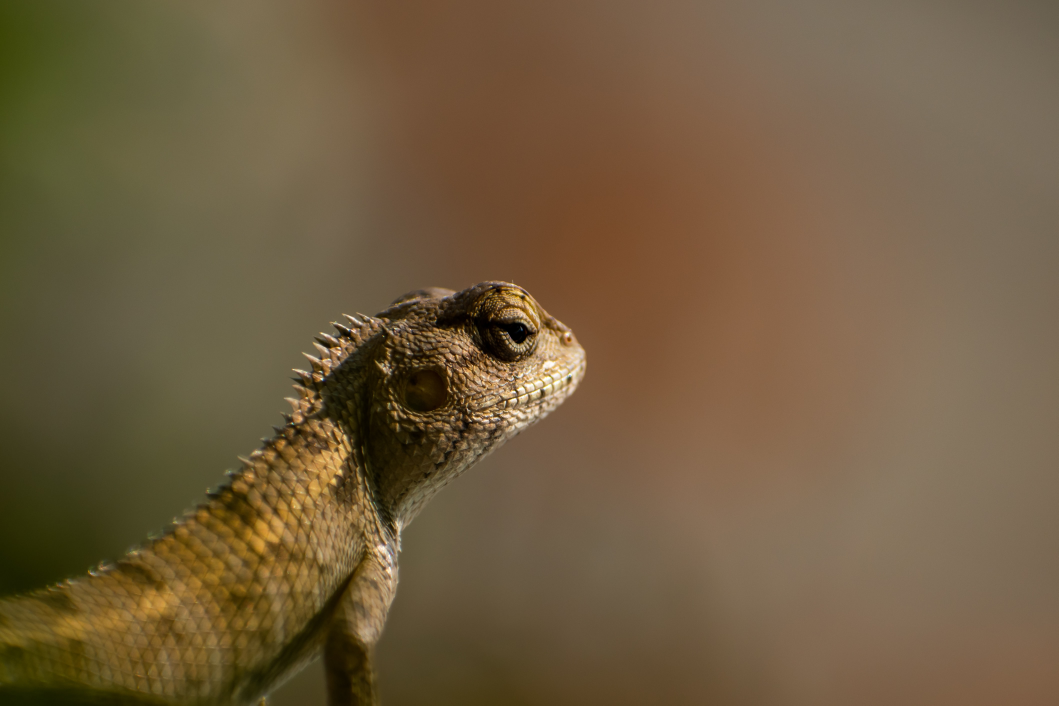
#> input picture src/img/citra.jpg, 4233 x 2822 px, found by its file name (shown at 1/4 size)
$ jupyter execute --allow-errors notebook.ipynb
#> lines starting #> are read from the running program, lines starting #| are printed output that depends on the picture; after the words box and inside, x2 and y2 are one past the last pixel; in counts of white or black regions, pixels touching at a corner belong together
### src/notebook/util.py
"""Modul Utilitas

Modul yang digunakan untuk menyimpan segala utilitas"""

from abc import ABC, abstractmethod
import numpy as np
import random

class Randomizer(ABC):
  """Base Class Randomizer"""

  @abstractmethod
  def random(self) -> int:
    pass

  @abstractmethod
  def reset():
    pass

class LCG(Randomizer):
  """Kelas LCG sebagai pembangkit angka acak"""

  # [12 lines left out: functions __init__, random, not called in this run]

  def reset(self):
      self.__x = self.__x0

class NumberIterator(Randomizer):
  """Kelas Pencacah bilangan bulat"""

  # [10 lines left out: functions __init__, random, not called in this run]

  def reset(self):
      self.__x = self.__x0

# [85 lines left out: functions color_coeff, rel_luminance, contrast_ratio, string2list, insert_message, extract_message, not called in this run]

def matrixto1d(arr: np.ndarray):
  return arr.copy().flatten()

def arr1dtomatrix(arr: np.ndarray, m, n):
  return arr.copy().reshape((m,n))

def get_lowest_multiplier(m):
  isDiv4 = (m % 4 == 0)
  i = 2
  factorMultiply = 1

  while i * i <= m:
    if m % i:
      i += 1
    else:
      m //= i
      factorMultiply *= i

      while m % i == 0:
        m //= i

  if m > 1:
    factorMultiply *= m

  if isDiv4:
    factorMultiply <<= 1

  return factorMultiply + 1

def get_b(m):
  num = 1

  while m % num == 0:
    num = random.randint(2,m)

  return num

# [24 lines left out: function lsb_copyer, not called in this run]

### src/notebook/notebook.ipynb
<a href="https://colab.research.google.com/github/bayusamudra5502/Matdis-Steganografi/blob/main/src/notebook/notebook.ipynb" target="_parent"></a>

# Penerapan Pembangkit Bilangan Acak dalam Steganografi

**Oleh Bayu Samudra**

Notebook ini merupakan notebook yang digunakan dalam pembuatan makalah. Pada notebook ini, kita akan mencoba menyelami dunia steganografi. Steganografi adalah salah satu teknik menyembunyikan data dalam suatu media. Hal ini cukup berbeda bila dibandingkan dengan kriptografi. Pada kali ini, kita akan mencoba melakukan steganografi pada gambar.

## Import Library
Pada notebook ini, kita akan menggunakan tiga buah library, yaitu numpy, seaborn, dan OpenCV.

[cell 1]
import numpy as np
import seaborn as sns
import matplotlib.pyplot as plt
import cv2

import src.notebook.util as util

Berikut ini adalah konfigurasi untuk percobaan ini

[cell 2]
IMG_INPUT_DIR = "./src/img"
IMG_OUTPUT_DIR = "./src/img"
OUTPUT_PREFIX = "SO_"

## Citra Digital

Sebuah Citra digital merupakan matriks dari sebuah komponen yang disebut pixel. Pixel memiliki ukuran beragam tergantung jumlah bit. Pada bagian ini, kita akan coba mengulas mengenai citra digital terlebih dahulu.

### Import Gambar

Mari pertama-tama kita import gambarnya.

[cell 3]
cloud_original = cv2.imread(f"{IMG_INPUT_DIR}/citra.jpg")
#> cloud_original is the input picture: shape (2822, 4233, 3); mean B, G, R 63.9, 92.9, 112.6

Kita akan coba mengembalikan gambar RGB (24-bit pixel)

[cell 4]
# Membalikan order dari array
cloud_rgb = cv2.cvtColor(cloud_original, cv2.COLOR_BGR2RGB)
plt.imshow(cloud_rgb)

[cell 5]
cloud_grey = cv2.cvtColor(cloud_original, cv2.COLOR_BGR2GRAY)
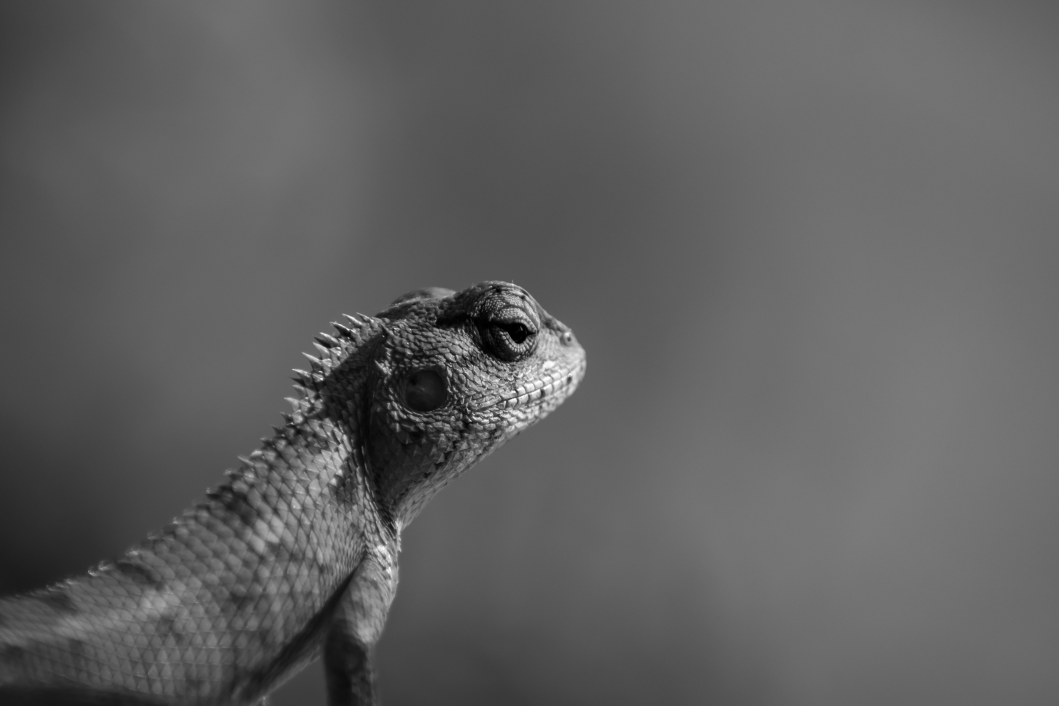
#> cloud_grey: shape (2822, 4233) (shown at 1/4 size); min 0, max 255, mean 95.5
plt.imshow(cloud_grey, cmap="gray")

[cell 6]
cloud_grey

[cell 7]
cloud_bin = cv2.threshold(cloud_grey, 128, 255, cv2.THRESH_BINARY | cv2.THRESH_OTSU)[1]
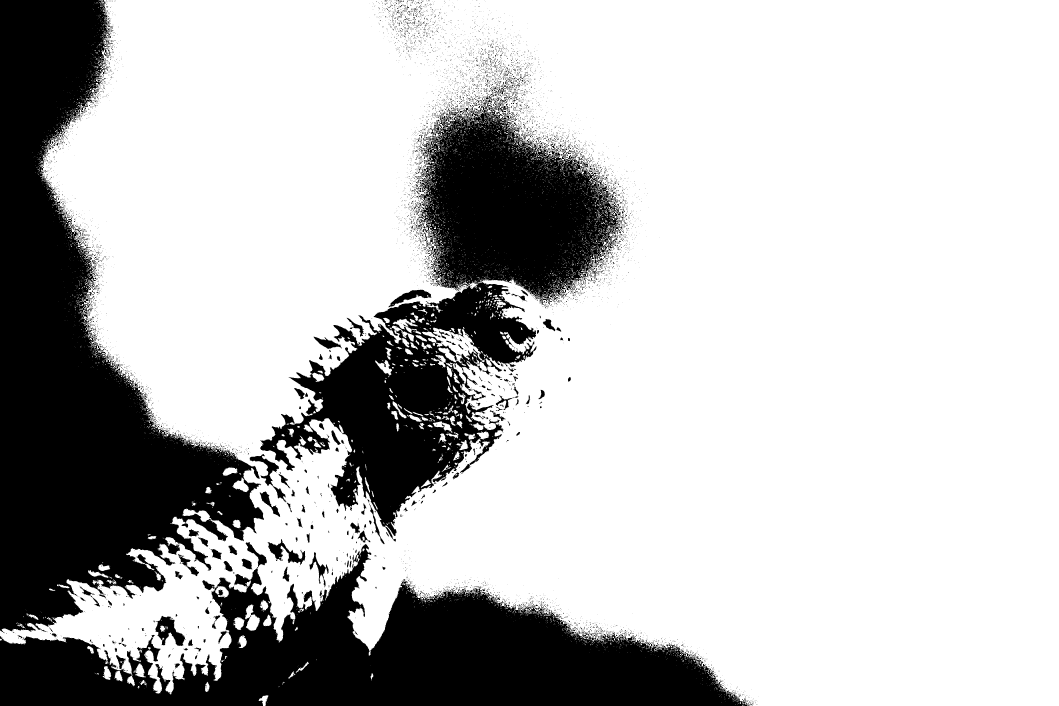
#> cloud_bin: shape (2822, 4233) (shown at 1/4 size); 74.8% white; 8938 black regions (8290 under 20 px), largest, box (x1, y1, x2, y2) and area: (0, 0, 1056, 2531) 1179258, (0, 2176, 2989, 2822) 881159, (1040, 412, 2490, 2166) 830404
plt.imshow(cloud_bin, cmap="gray")

## Melakukan Steganografi RGB

Kita akan mencoba melakukan steganografi

### Penyisipan Pesan

[cell 8]
PESAN = \
"""Halo, Dunia"""

[cell 9]
cover1 = cv2.imread(f"{IMG_INPUT_DIR}/LogoBayuGede.png")
#> (the rest of this cell did not finish here and is left out)

#> (a cell that did not finish here is left out)

[cell 11]
cover_size = 863 * 863 * 3
a = util.get_lowest_multiplier(cover_size)
b = util.get_b(cover_size)
[a,b]

#> (a cell that did not finish here is left out)

#> (a cell that did not finish here is left out)

### Ekstraksi Pesan pada Stegeo-Object

#> (a cell that did not finish here is left out)

#> (a cell that did not finish here is left out)

#> (a cell that did not finish here is left out)

#> (a cell that did not finish here is left out)

### Melakukan Steganalisis

[cell 18]
def lsb_copyer(array1d: np.ndarray, lsb_number=1):
  result = array1d.copy()
  mask = ((1 << lsb_number) - 1)

  for i in range(len(result)):
    tmp = 0
    last = result[i] & mask
    n = 0

    while n < 8:
      tmp <<= lsb_number
      tmp += last

      n += lsb_number

    result[i] = tmp

  matrix = result.reshape((863,863,3))

  r = np.copy(matrix[:,:,0])
  g = np.copy(matrix[:,:,1])
  b = np.copy(matrix[:,:,2])

  return r,g,b

### Hasil Penyalinan LSB Asli

#> (a cell that did not finish here is left out)

#> (a cell that did not finish here is left out)

#> (a cell that did not finish here is left out)

#> (a cell that did not finish here is left out)

#> (a cell that did not finish here is left out)

### Hasil Penyalinan LSB hasil Steganografi

[cell 24]
r,g,b = lsb_copyer(result, 1)

[cell 25]
plt.imshow(r,cmap="gray")

[cell 26]
plt.imshow(g,cmap="gray")

[cell 27]
plt.imshow(b,cmap="gray")

## Mencoba Steganografi Untuk Grayscale

[cell 28]
cover1 = cv2.imread(f"{IMG_INPUT_DIR}/LogoBayuGede.png")
cover1_rgb = cv2.cvtColor(cover1, cv2.COLOR_BGR2GRAY)
plt.imshow(cover1_rgb, cmap="gray")

[cell 29]
cover1_rgb.shape

[cell 30]
cover_size = 863 * 863
a = util.get_lowest_multiplier(cover_size)
b = util.get_b(cover_size)
[a,b]
